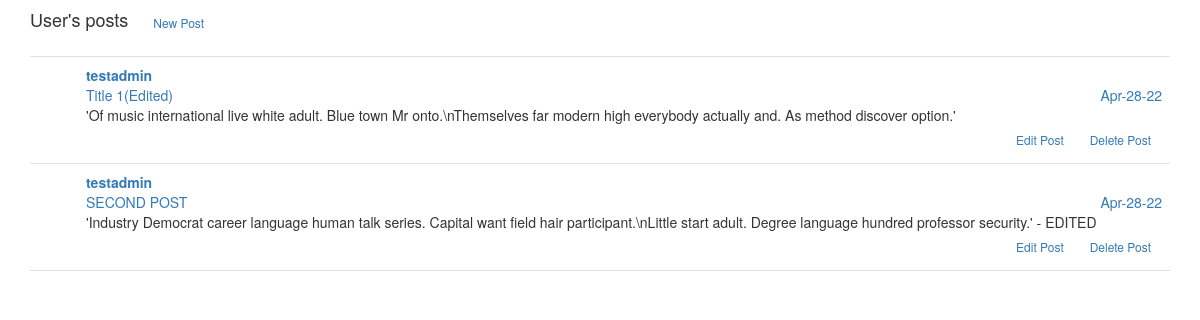
The page /dashboard (signed in) on the database as committed earlier.
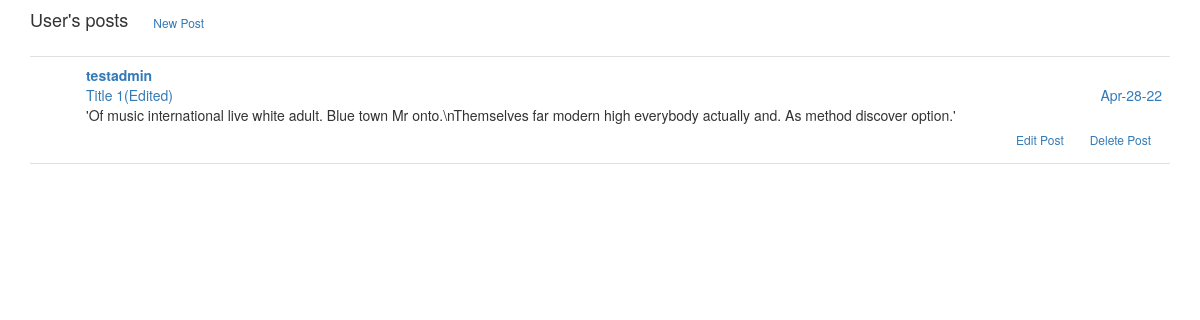
The same page on the database as committed later.
### main/models.py (models this page shows, shortened)
class Post(db.Model):
    __tablename__ = 'posts'
    id = db.Column(db.Integer, primary_key=True)
    title = db.Column(db.String(20), nullable=False)
    body = db.Column(db.Text, nullable=False)
    date_created = db.Column(db.DateTime, default=datetime.utcnow)
    comments = db.relationship('Comment', backref='post', lazy=True)
    user_id = db.Column(db.Integer, db.ForeignKey('users.id'))

class User(db.Model):
    __tablename__ = 'users'
    id = db.Column(db.Integer, primary_key=True)
    username = db.Column(db.String(64), nullable=False, unique=True)
    email = db.Column(db.String(64), nullable=False, unique=True)
    password_hash = db.Column(db.String(60))
    posts = db.relationship('Post', backref='author', lazy=True)
    comments = db.relationship('Comment', backref='author', lazy=True)
    @property
    def password(self):
        raise AttributeError('password cannot be read')

### main/user/views.py (the view)
@user.route('/dashboard')
@login_required
def dashboard():
    user = User.query.get(session['id'])
    posts = user.posts
    return render_template('dashboard.html',posts=posts)

### main/templates/dashboard.html (shortened to what this page needs)
{% extends 'base.html' %}
{% import "bootstrap/wtf.html" as wtf %}
{% block page_content %}
<h4 id="dashboard" >User's posts</h4>
<a href="{{ url_for('post.new_post') }}" class="btn btn-sm btn-outline-secondary">New Post</a>
<div class="post-tabs">
    <ul class="posts">
        {% for post in posts %}
        <li class="post">
            <div class="post-content">
                <div class="post-author"><a href="#">{{ post.author.username }}</a></div>
                <div class="post-date"><a href="#">{{ post.date_created.strftime("%b-%d-%y") }}</a></div>
                <div class="post-title"><a href="#">{{ post.title }}</a></div>
                <div class="post-body">{{ post.body }}</div>
            </div>
            <div class="post-footer">
                <a href="{{ url_for('post.edit_post', id = post.id) }}" class="btn btn-sm btn-outline-secondary">Edit Post</a>
                <a href="{{ url_for('post.delete_post', id = post.id) }}" class="btn btn-sm btn-outline-secondary">Delete Post</a>
            </div>
        </li>
        {% endfor %}
    </ul>
</div>
{% endblock %}

### main/templates/base.html (shortened to what this page needs)
{% extends "bootstrap/base.html" %}
{% block head %}
{{ super() }}
<link rel="stylesheet" href="{{ url_for('static',filename='styles.css') }}">
{% endblock %}
{% block content %}
<div class="container">
    {% block page_content %}{% endblock %}
</div>
{% endblock %}

### main/static/styles.css (style rules this page uses)
div.post-tabs { margin-top: 16px; }
ul.posts { list-style-type: none; padding: 0px; margin: 16px 0px 0px 0px; border-top: 1px solid #e0e0e0; }
ul.posts li.post { padding: 8px; border-bottom: 1px solid #e0e0e0; }
div.post-date { float: right; }
div.post-author { font-weight: bold; }
div.post-content { margin-left: 48px; min-height: 48px; }
div.post-footer { text-align: right; }
h4#dashboard { display: inline-block; padding-right: 10px; }

Rows that differ between the two databases and show on the page:
removed Post: author.username "testadmin", date_created "Apr-28-22", title "SECOND POST", body "'Industry Democrat career language human talk series. Capital want field hair participant.\\nLittle start adult. Degree language hundred professor security.' - EDITED"
